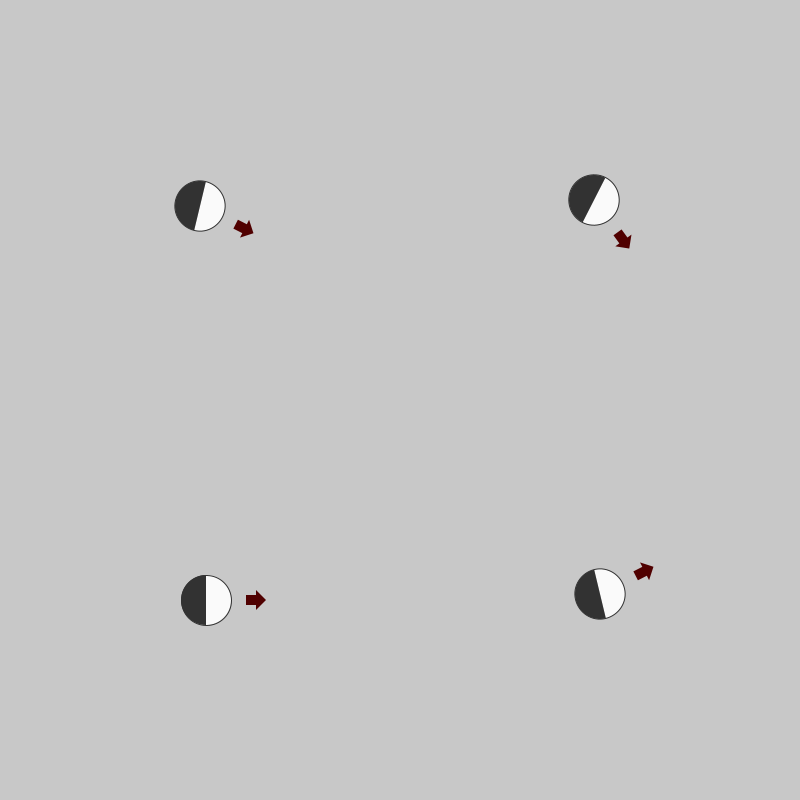
Frame 1 (no input)
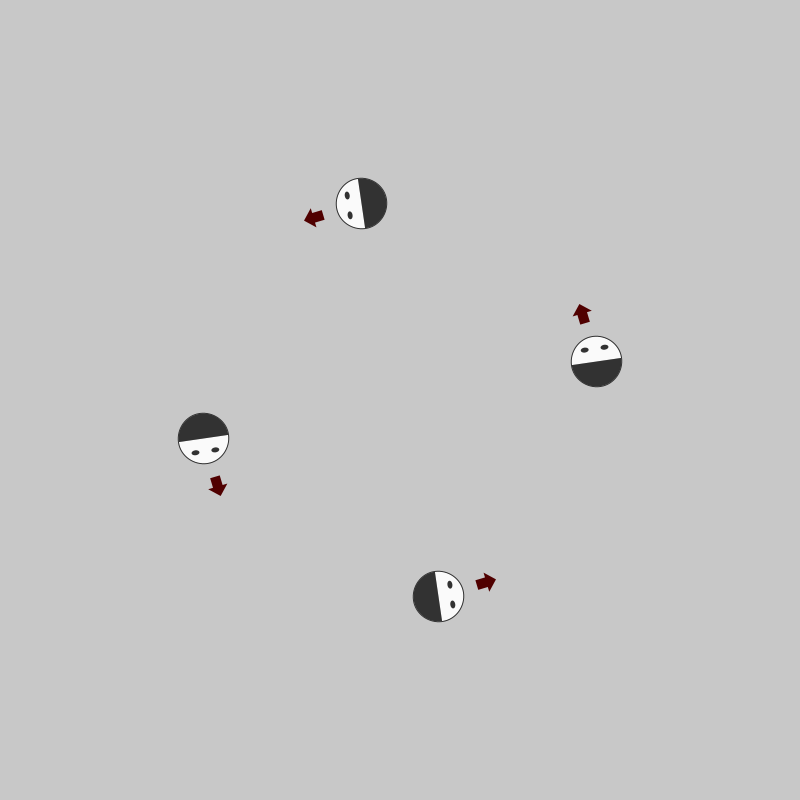
Frame 60 (the mouse pressed at the canvas centre just before this capture)
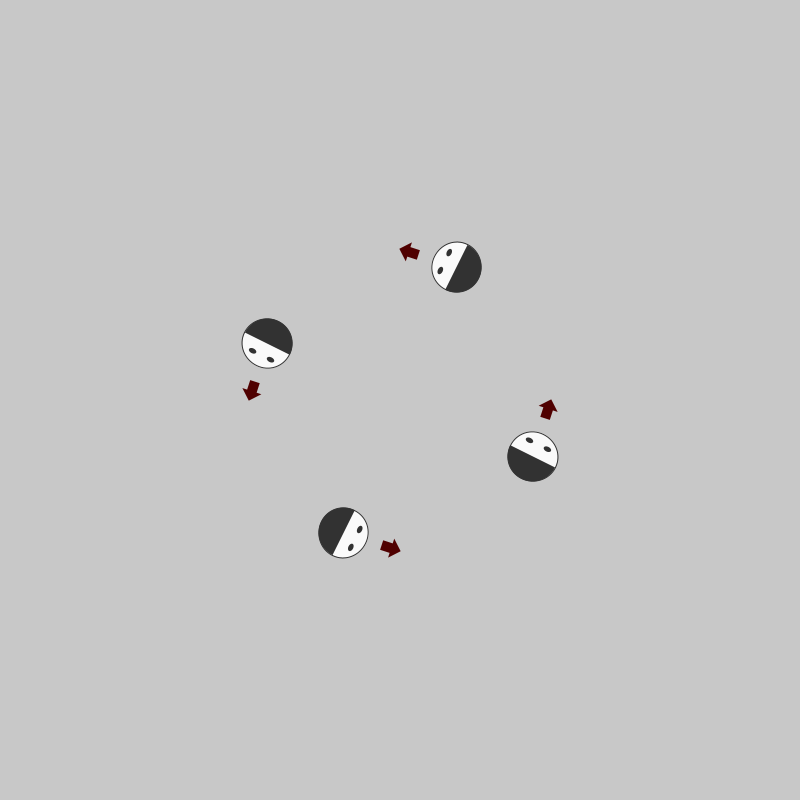
Frame 120 (the mouse held since frame 60 and released just before this capture)

The Processing sketch that drew these frames (run headless with seeded random() and noise(); from frame 60 on, the mouse is pressed at the canvas centre):

// Processing sketch: headingTo_puntofijo
// ── headingTo_puntofijo.pde
Cara[] cara;
int numC;

void setup() {
  size(800, 800);  
  smooth();
  
  numC = 4;
  cara = new Cara[numC];
    cara[0] = new Cara(width/4, height/4);
    cara[1] = new Cara(3*width/4, height/4);
    cara[2] = new Cara(3*width/4, 3*height/4);
    cara[3] = new Cara(width/4, 3*height/4); 
 
    for (int n = 0; n < numC; n++) {  
      if (n == 0) {
        cara[n].xPoint = cara[numC-1].xCenter;
        cara[n].yPoint = cara[numC-1].yCenter;      
      }
      else {
        cara[n].xPoint = cara[n-1].xCenter;
        cara[n].yPoint = cara[n-1].yCenter;            
      }  
    }    
}


void draw() {
  
  background(200);
  
  if (frameCount % 60 == 0) {
    for (int n = 0; n < numC; n++) {  
      if (n == 0) {
        cara[n].xPoint = cara[numC-1].xCenter;
        cara[n].yPoint = cara[numC-1].yCenter;      
      }
      else {
        cara[n].xPoint = cara[n-1].xCenter;
        cara[n].yPoint = cara[n-1].yCenter;            
      }  
    }
  }
  
  for (int n = 0; n < numC; n++) {
    cara[n].draw();
  }
}

// ── Cara.pde
class Cara {

  float angle, angle0, angle1;
  float xCenter, yCenter;
  int pestaneo;
  
  float xPoint, yPoint;
 
  Cara(float x_, float y_) {
    xCenter = x_;
    yCenter = y_;
    pestaneo = 60;
  } 
  
  void persigue(float x_, float y_) {
    if (dist(xCenter, yCenter, x_, y_) > 100) {
      xCenter += .015 * (x_ - xCenter);
      yCenter += .015 * (y_ - yCenter);    
    }
  }
  
  void draw() { 
    persigue(xPoint, yPoint); 
    float x_ = xPoint;
    float y_ = yPoint;
    
    angle = atan2(y_-yCenter, x_-xCenter);
    angle0 = headingTo(angle, angle0, 0.15);
    angle1 = headingTo(angle, angle1, 0.3);

    pushMatrix();
    translate(xCenter, yCenter);
    rotate(angle0);
    stroke(50);
    fill(250);
    arc(0, 0, 50, 50, -HALF_PI, HALF_PI);
    fill(50);
    arc(0, 0, 50, 50, HALF_PI, 3*HALF_PI);
  
    if (frameCount % pestaneo < 5) {
      fill(250);
      pestaneo = floor(random(40, 120));
    }
    
    noStroke();
    ellipse(13, 10, 5, 8);
    ellipse(13, -10, 5, 8);  
    popMatrix();

    pushMatrix();
    translate(xCenter, yCenter);
    rotate(angle1);
    translate(40, 0);
  
    fill(80,0,0);
    float a = 5;
    beginShape();
    vertex(0, a);
    vertex(2*a, a);
    vertex(2*a, 2*a);
    vertex(4*a, 0);
    vertex(2*a, -2*a);
    vertex(2*a, -a);
    vertex(0, -a);
    endShape(CLOSE);
  
    popMatrix();  
  }

  float headingTo(float angleTo, float angleFrom, float easing) {
    angleTo %= TWO_PI;
    angleFrom %= TWO_PI;
    if (abs(angleTo - angleFrom) > PI) {
      if (angleTo > angleFrom) angleTo -= TWO_PI;
      else angleFrom -= TWO_PI;
    }
    return (angleFrom + easing * (angleTo - angleFrom)) % TWO_PI;  
  }
  
  
}
